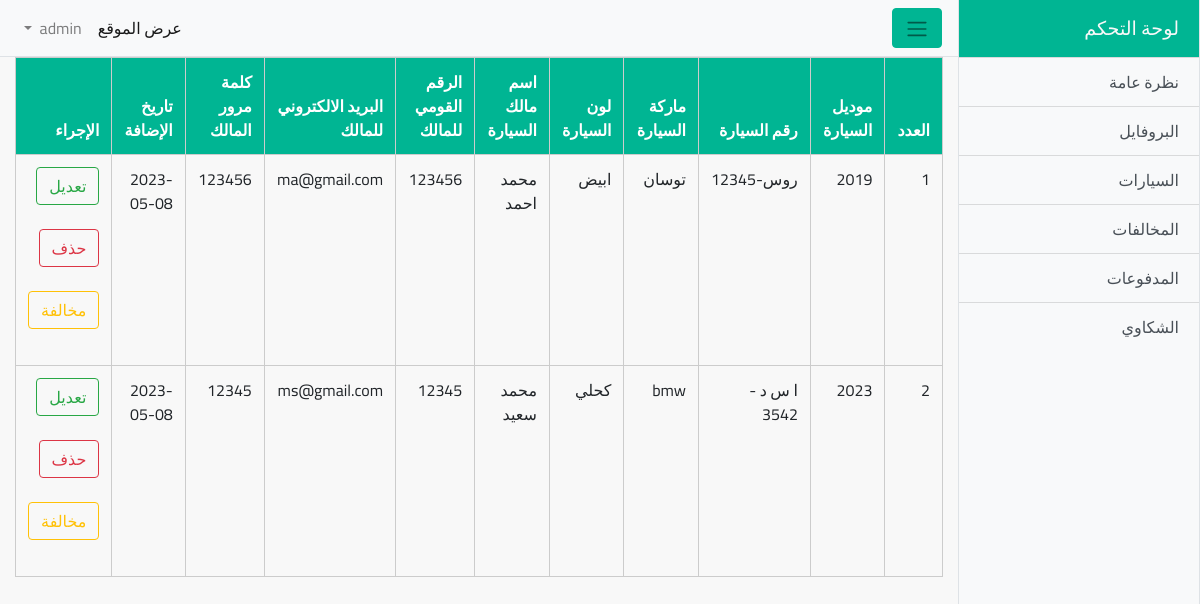
The page /dashboard/cars.php (signed in) on the database its author committed.
### tables this page shows
CREATE TABLE `cars` (
  `car_id` int(11) NOT NULL,
  `car_model` int(15) NOT NULL,
  `car_number` varchar(50) NOT NULL,
  `car_brand` varchar(50) NOT NULL,
  `car_color` varchar(50) NOT NULL,
  `car_owner` varchar(50) NOT NULL,
  `owner_num` int(50) NOT NULL,
  `owner_email` varchar(50) NOT NULL,
  `owner_pass` varchar(50) NOT NULL,
  `date` date NOT NULL DEFAULT current_timestamp()
);

### dashboard/cars.php (the view, shortened to what this page needs)
<?php
require_once 'include/connection.php';
require_once 'include/header.php';
if (!isset($_SESSION['adminInfo'])) {
    header('Location:index.php');
} else {
?>
    <div class="container-fluid">
        <div class="show-books">
            <table class="table">
                <thead class="thead-dark">
                    <tr>
                        <th scope="col">العدد</th>
                        <th scope="col">موديل السيارة</th>
                        <th scope="col">رقم السيارة</th>
                        <th scope="col">ماركة السيارة</th>
                        <th scope="col">لون السيارة</th>
                        <th scope="col">اسم مالك السيارة</th>
                        <th scope="col">الرقم القومي للمالك</th>
                        <th scope="col">البريد الالكتروني للمالك</th>
                        <th scope="col">كلمة مرور المالك</th>
                        <th scope="col">تاريخ الإضافة</th>
                        <th scope="col">الإجراء</th>
                    </tr>
                </thead>
                <tbody>
                    <?php
                    $query = "SELECT * FROM cars ORDER BY car_id DESC ";
                    $result = mysqli_query($con, $query);
                    $id = 0;
                    while($row=mysqli_fetch_assoc($result)){
                        $id++;
                        ?>
                            <tr>
                            <td><?php echo $id?></td>
                            <td><?php echo $row['car_model']?></td>
                            <td><?php echo $row['car_number']?></td>
                            <td><?php echo $row['car_brand']?></td>
                            <td><?php echo $row['car_color']?></td>
                            <td><?php echo $row['car_owner']?></td>
                            <td><?php echo $row['owner_num']?></td>
                            <td><?php echo $row['owner_email']?></td>
                            <td><?php echo $row['owner_pass']?></td>
                            <td><?php echo $row['date']?></td>
                            <td>
                                <a href="edit_car.php?id=<?php echo $row['car_id']?>" class="btn btn-outline-success">تعديل</a><br><br>
                                <a href="cars.php?id=<?php echo $row['car_id']?>" class="btn btn-outline-danger">حذف</a><br><br>
                                <a href="add_TrafficViolation.php?id=<?php echo $row['car_id']?>" class="btn btn-outline-warning">مخالفة</a><br><br>
                            </td>
                        </tr>
                    <?php
                    }
                    ?>
                </tbody>
            </table>
        </div>
    </div>
    </div>
    <?php
    include 'include/footer.php';
    ?>
<?php
}
?>

### dashboard/include/header.php (shortened to what this page needs)
<!DOCTYPE html>
<html lang="en">
<head>
  <link rel="stylesheet" href="css/bootstrap.min.css">
  <link rel="stylesheet" href="css/bootstrap-rtl.css">
  <link rel="stylesheet" href="css/custom.css">
</head>
<body>
  <div class="d-flex" id="wrapper">
    <div class="bg-light border-right" id="sidebar-wrapper">
      <div class="sidebar-heading">لوحة التحكم</div>
      <div class="list-group list-group-flush">
        <a href="dashboard.php" class="list-group-item list-group-item-action bg-light">نظرة عامة</a>
        <a href="profile.php" class="list-group-item list-group-item-action bg-light">البروفايل</a>
        <a href="#" class="list-group-item list-group-item-action bg-light" data-toggle="collapse" data-target="#car">السيارات</a>
        <a href="TrafficViolations.php" class="list-group-item list-group-item-action bg-light">المخالفات</a>
        <a href="payments.php" class="list-group-item list-group-item-action bg-light">المدفوعات</a>
        <a href="grievances.php" class="list-group-item list-group-item-action bg-light">الشكاوي</a>
      </div>
    </div>
    <div id="page-content-wrapper">
      <nav class="navbar navbar-expand-lg navbar-light bg-light border-bottom">
        <button class="btn btn-primary" id="menu-toggle"><span class="navbar-toggler-icon"></span></button>
        <div class="collapse navbar-collapse" id="navbarSupportedContent">
          <ul class="navbar-nav ml-auto mt-2 mt-lg-0">
            <li class="nav-item active">
              <a class="nav-link" href="../index.php" target="_blank">عرض الموقع <span class="sr-only">(current)</span></a>
            </li>
            <li class="nav-item dropdown">
              <a class="nav-link dropdown-toggle" href="#" id="navbarDropdown" role="button" data-toggle="dropdown" aria-haspopup="true" aria-expanded="false">
              </a>
            </li>
          </ul>
        </div>
      </nav>

### dashboard/include/footer.php (shortened to what this page needs)
</body>
</html>

### dashboard/css/custom.css (style rules this page uses)
:root { --light-green: #00b593; }
body { overflow-x: hidden; font-family: janna lt; direction: rtl; font-family: "Cairo", sans-serif; }
#sidebar-wrapper { min-height: 100vh; margin-right: -15rem; -webkit-transition: margin 0.25s ease-out; -moz-transition: margin 0.25s ease-out; -o-transition: margin 0.25s ease-out; transition: margin 0.25s ease-out; }
.border-right { border-left: 1px solid #dee2e6 !important; }
#sidebar-wrapper .sidebar-heading { padding: 0.875rem 1.25rem; font-size: 1.2rem; background: var(--light-green); color: #f8f8f8; }
#sidebar-wrapper .list-group { width: 15rem; }
#page-content-wrapper { min-width: 100vw; }
#page-content-wrapper .btn-primary { background-color: var(--light-green) !important; border-color: var(--light-green); }
@media (min-width: 768px) { #sidebar-wrapper { margin-right: 0; } }
@media (min-width: 768px) { #page-content-wrapper { min-width: 0; width: 100%; background: #f8f8f8; } }
.table .thead-dark th { color: #fff; background-color: var(--light-green); border: 1px solid #ccc; }
.table td, .table tr { border: 1px solid #ccc; }

### rows shown on the page
cars: car_model "2019", car_number "روس-12345", car_brand "توسان", car_color "ابيض", car_owner "محمد احمد", owner_num "123456", owner_email "ma@gmail.com", owner_pass "123456", date "2023-05-08"
cars: car_model "2023", car_number "ا س د - 3542", car_brand "bmw", car_color "كحلي", car_owner "محمد سعيد", owner_num "12345", owner_email "ms@gmail.com", owner_pass "12345", date "2023-05-08"
